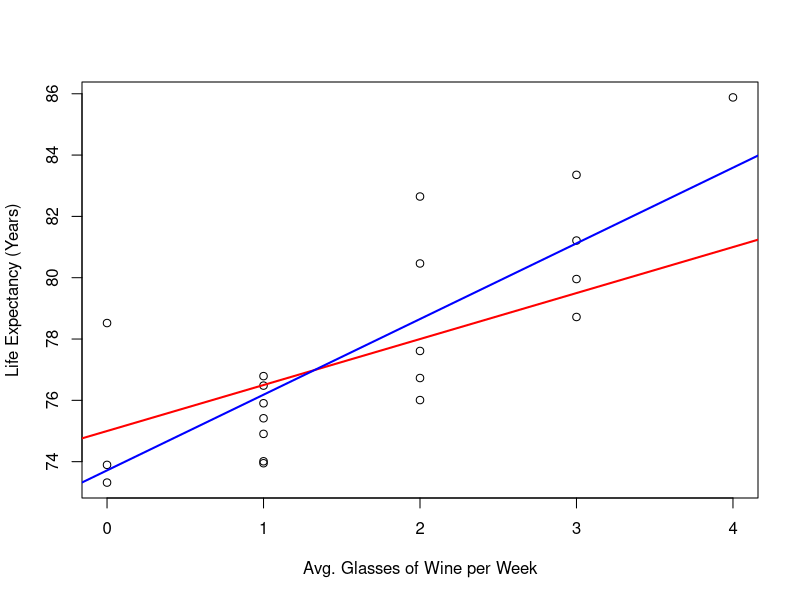
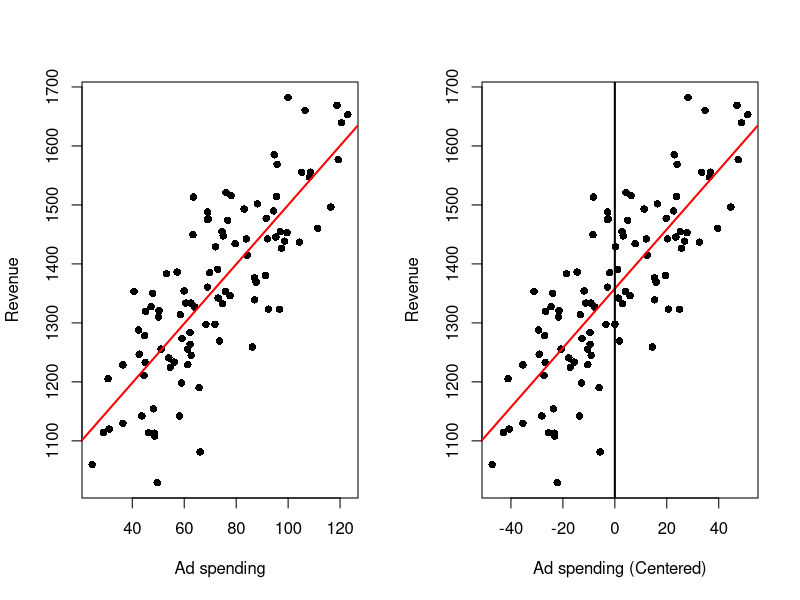
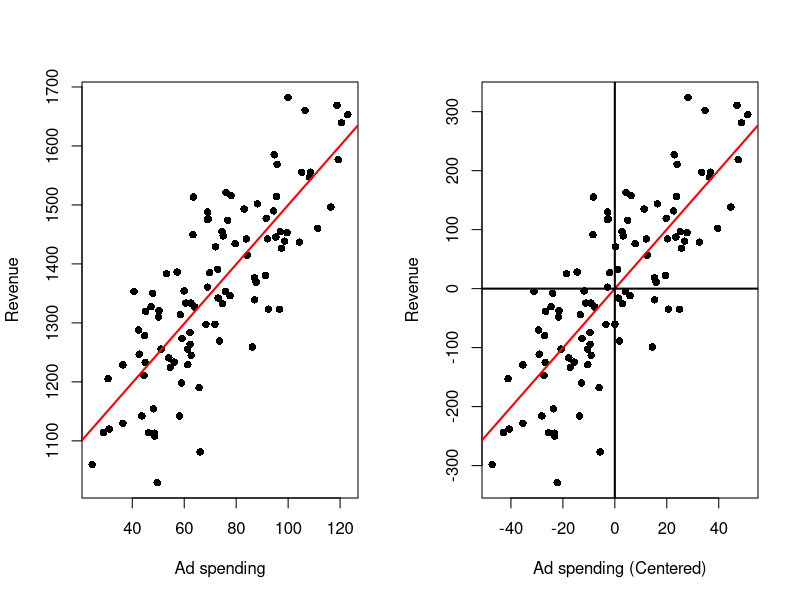
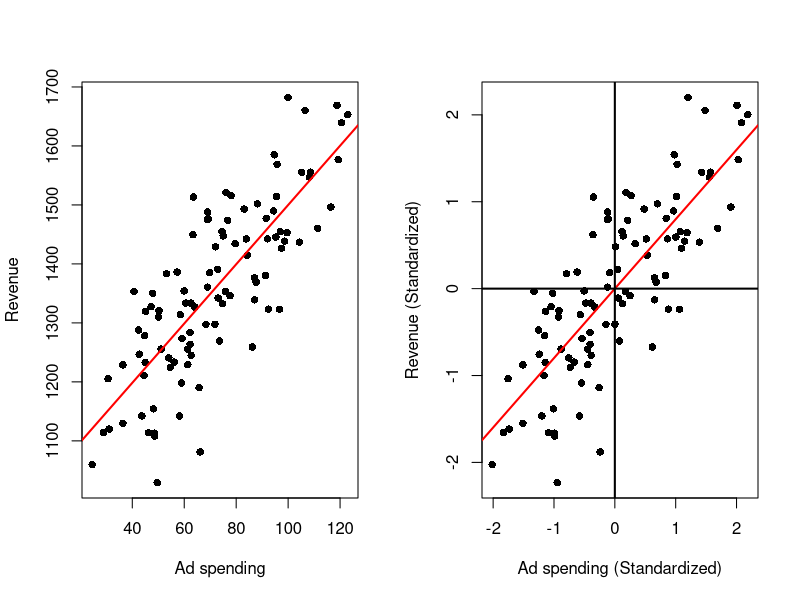
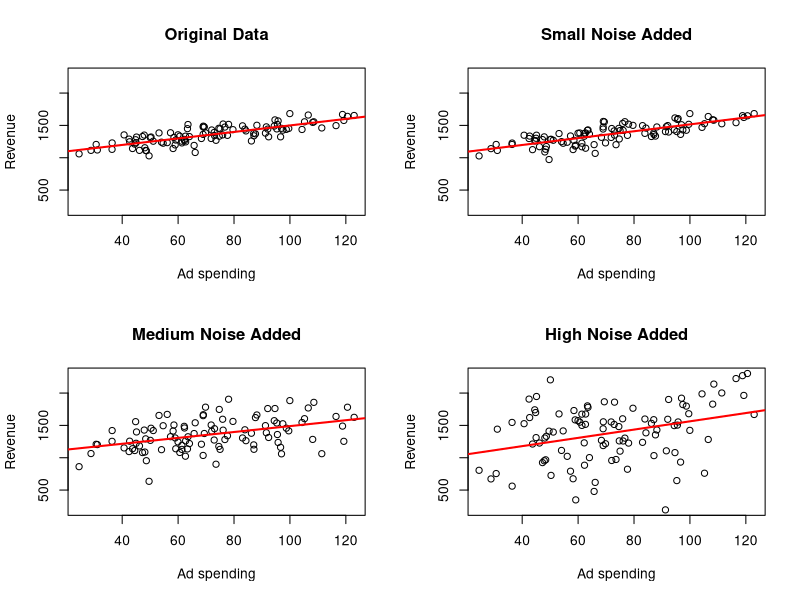
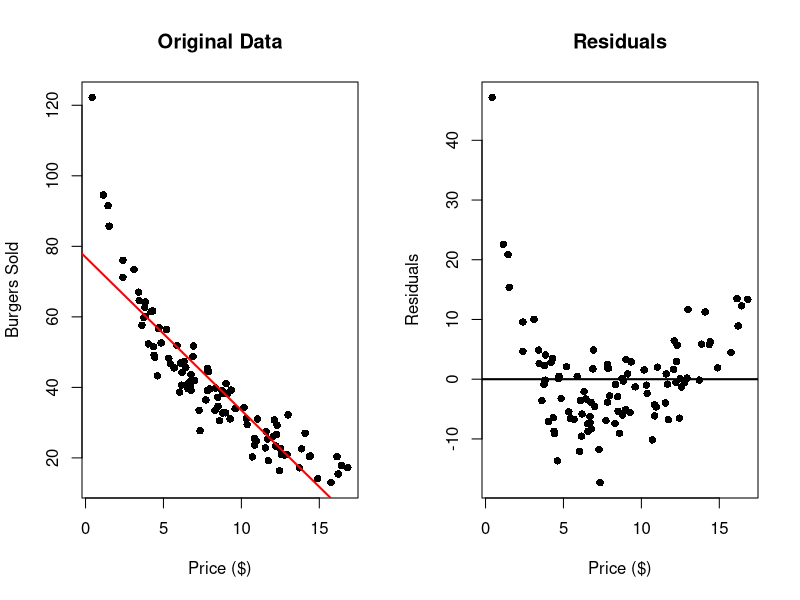
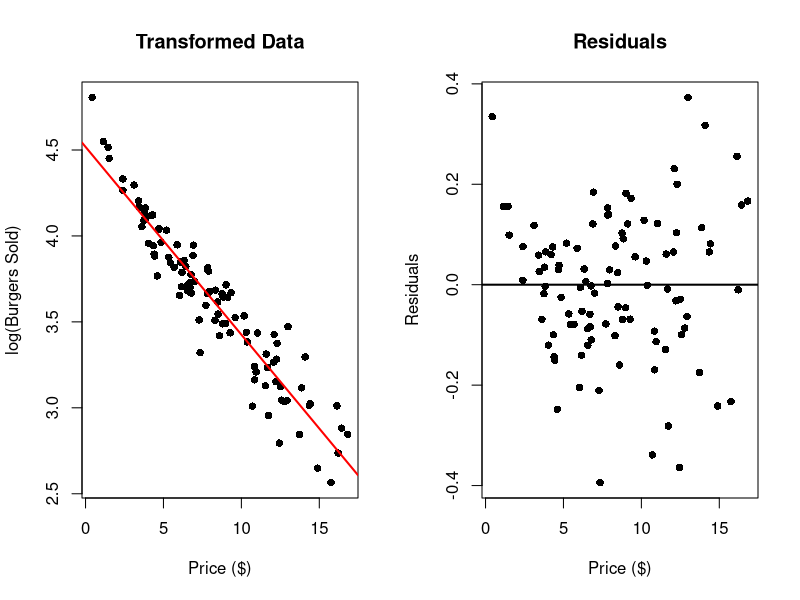
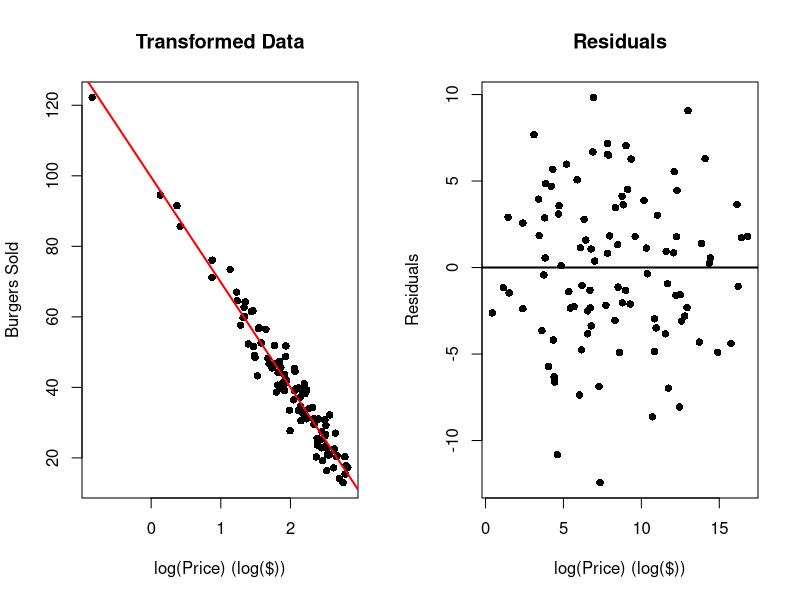

Write the R code that produced these figures, in order.
## ---- chunk 1
dat    <- read.csv(file = "Wine Data.csv")
outReg <- lm(Years ~ Glasses, data = dat)

plot(x    = dat$Glasses,
     y    = dat$Years,
     xlab = "Avg. Glasses of Wine per Week",
     ylab = "Life Expectancy (Years)")
abline(a   = 75,
       b   = 1.5,
       col = 'red',
       lwd = 2)
abline(a   = outReg$coefficients[1],
       b   = outReg$coefficients[2],
       col = 'blue',
       lwd = 2)
## ---- chunk 2
# Read Data
dat <- read.csv("Ad spending Data.csv")
# Assign data
x <- dat$Ad.Spending
y <- dat$Revenue
# Centers x
xCen <- x - mean(x)
# Linear regression on the original data
outRegOri <- lm(y ~ x)
# Linear regression on the centered data
outRegCen <- lm(y ~ xCen)
## Two plots in the same image
par(mfrow = c(1, 2))
## Original data
# Plots the points
plot(x    = x,
     y    = y,
     xlab = "Ad spending",
     ylab = "Revenue",
     pch  = 16)
# Plots the regression line
abline(a   = outRegOri$coefficients[1],
       b   = outRegOri$coefficients[2],
       col = 'red',
       lwd = 2)
## Explanatory Variable centered data
# Plots the points
plot(x    = xCen,
     y    = y,
     xlab = "Ad spending (Centered)",
     ylab = "Revenue",
     pch  = 16)
# Plots the regression line
abline(a   = outRegCen$coefficients[1],
       b   = outRegCen$coefficients[2],
       col = 'red',
       lwd = 2)
abline(v   = 0,
       lwd = 2)
## ---- chunk 3
# Read Data
dat <- read.csv("Ad spending Data.csv")
# Assign data
x <- dat$Ad.Spending
y <- dat$Revenue
# Centers x and y
xCen <- x - mean(x)
yCen <- y - mean(y)
# Linear regression on the original data
outRegOri <- lm(y ~ x)
# Linear regression on the centered data
outRegCen <- lm(yCen ~ xCen)
# Plots
## Two plots in the same image
par(mfrow = c(1, 2))
## Original data
# Plots the points
plot(x    = x,
     y    = y,
     xlab = "Ad spending",
     ylab = "Revenue",
     pch  = 16)
# Plots the regression line
abline(a   = outRegOri$coefficients[1],
       b   = outRegOri$coefficients[2],
       col = 'red',
       lwd = 2,
       pch = 16)
## Centered data
# Plots the points
plot(x    = xCen,
     y    = yCen,
     xlab = "Ad spending (Centered)",
     ylab = "Revenue",
     pch  = 16)
# Plots the regression line
abline(a   = outRegCen$coefficients[1],
       b   = outRegCen$coefficients[2],
       col = 'red',
       lwd = 2)
abline(v   = 0,
       lwd = 2)
abline(h   = 0,
       lwd = 2)
## ---- chunk 4
# Read Data
dat <- read.csv("Ad spending Data.csv")
# Assign data
x <- dat$Ad.Spending
y <- dat$Revenue
# Standardizes x and y
xSta <- (x - mean(x))/sqrt(var(x))
ySta <- (y - mean(y))/sqrt(var(y))
# Linear regression on the original data
outRegOri <- lm(y ~ x)
# Linear regression on the standard data
outRegSta <- lm(ySta ~ xSta)
# Plots
## Two plots in the same image
par(mfrow = c(1, 2))
## Original data
# Plots the points
plot(x    = x,
     y    = y,
     xlab = "Ad spending",
     ylab = "Revenue",
     pch  = 16)
# Plots the regression line
abline(a   = outRegOri$coefficients[1],
       b   = outRegOri$coefficients[2],
       col = 'red',
       lwd = 2)
## Standard data
# Plots the points
plot(x    = xSta,
     y    = ySta,
     xlab = "Ad spending (Standardized)",
     ylab = "Revenue (Standardized)",
     pch  = 16)
# Plots the regression line
abline(a   = outRegSta$coefficients[1],
       b   = outRegSta$coefficients[2],
       col = 'red',
       lwd = 2)
abline(v   = 0,
       lwd = 2)
abline(h   = 0,
       lwd = 2)
## ---- chunk 5
# Sets seed for noise randomness
set.seed(9142025)
# Read Data
dat <- read.csv("Ad spending Data.csv")
# Assign data
x <- dat$Ad.Spending
y <- dat$Revenue

# Adds Noise
yNoiLe1 <- y + rnorm(n = 100, sd =  50)
yNoiLe2 <- y + rnorm(n = 100, sd = 200)
yNoiLe3 <- y + rnorm(n = 100, sd = 500)

# Auxiliary Variables
ymax <- max(y, yNoiLe1, yNoiLe2, yNoiLe3)
ymin <- min(y, yNoiLe1, yNoiLe2, yNoiLe3)
xmax = max(x)
xmin = min(x)

# Performs Linear Regression
outRegOri    <- lm(y ~ x)
outRegNoiLe1 <- lm(yNoiLe1 ~ x)
outRegNoiLe2 <- lm(yNoiLe2 ~ x)
outRegNoiLe3 <- lm(yNoiLe3 ~ x)

# Plots
par(mfrow = c(2, 2))

plot(x    = x,
     y    = y,
     xlab = "Ad spending",
     ylab = "Revenue",
     main = "Original Data",
     ylim = c(ymin, ymax),
     xlim = c(xmin, xmax))
# Plots the regression line
abline(a   = outRegOri$coefficients[1],
       b   = outRegOri$coefficients[2],
       col = 'red',
       lwd = 2)
plot(x    = x,
     y    = yNoiLe1,
     xlab = "Ad spending",
     ylab = "Revenue",
     main = "Small Noise Added",
     ylim = c(ymin, ymax),
     xlim = c(xmin, xmax))
# Plots the regression line
abline(a   = outRegNoiLe1$coefficients[1],
       b   = outRegNoiLe1$coefficients[2],
       col = 'red',
       lwd = 2)
plot(x    = x,
     y    = yNoiLe2,
     xlab = "Ad spending",
     ylab = "Revenue",
     main = "Medium Noise Added",
     ylim = c(ymin, ymax),
     xlim = c(xmin, xmax))
# Plots the regression line
abline(a   = outRegNoiLe2$coefficients[1],
       b   = outRegNoiLe2$coefficients[2],
       col = 'red',
       lwd = 2)
plot(x    = x,
     y    = yNoiLe3,
     xlab = "Ad spending",
     ylab = "Revenue",
     main = "High Noise Added",
     ylim = c(ymin, ymax),
     xlim = c(xmin, xmax))
# Plots the regression line
abline(a   = outRegNoiLe3$coefficients[1],
       b   = outRegNoiLe3$coefficients[2],
       col = 'red',
       lwd = 2)

print("Original Data LM summary")
summary(outRegOri)
print("Level 1 LM summary")
summary(outRegNoiLe1)
print("Level 2 LM summary")
summary(outRegNoiLe2)
print("Level 3 LM summary")
summary(outRegNoiLe3)
## ---- chunk 6
dat <- read.csv("Burger Data.csv")

outReg <- lm(Burgers ~ Price, data = dat)

# Original Data
par(mfrow = c(1, 2))
plot(x    = dat$Price,
     y    = dat$Burgers,
     xlab = "Price ($)",
     ylab = "Burgers Sold",
     main = "Original Data",
     pch  = 16)
abline(a   = outReg$coefficients[1],
       b   = outReg$coefficients[2],
       col = 'red',
       lwd = 2)
# Residuals
plot(x = dat$Price,
     y = outReg$residuals,
     xlab = "Price ($)",
     ylab = "Residuals",
     main = "Residuals",
     pch  = 16)
abline(h   = 0,
       lwd = 2)
## ---- chunk 7
dat <- read.csv("Burger Data.csv")

outReg <- lm(log(Burgers) ~ Price, data = dat)

# Original Data
par(mfrow = c(1, 2))
plot(x    = dat$Price,
     y    = log(dat$Burgers),
     xlab = "Price ($)",
     ylab = "log(Burgers Sold)",
     main = "Transformed Data",
     pch  = 16)
abline(a   = outReg$coefficients[1],
       b   = outReg$coefficients[2],
       col = 'red',
       lwd = 2)
# Residuals
plot(x = dat$Price,
     y = outReg$residuals,
     xlab = "Price ($)",
     ylab = "Residuals",
     main = "Residuals",
     pch  = 16)
abline(h   = 0,
       lwd = 2)
## ---- chunk 8
dat <- read.csv("Burger Data.csv")

outReg <- lm(Burgers ~ log(Price), data = dat)

# Original Data
par(mfrow = c(1, 2))
plot(x    = log(dat$Price),
     y    = dat$Burgers,
     xlab = "log(Price) (log($))",
     ylab = "Burgers Sold",
     main = "Transformed Data",
     pch  = 16)
abline(a   = outReg$coefficients[1],
       b   = outReg$coefficients[2],
       col = 'red',
       lwd = 2)
# Residuals
plot(x = dat$Price,
     y = outReg$residuals,
     xlab = "log(Price) (log($))",
     ylab = "Residuals",
     main = "Residuals",
     pch  = 16)
abline(h   = 0,
       lwd = 2)
## ---- chunk 9
dat <- read.csv("Burger Data.csv")

x <- dat$Price
y <- dat$Burgers

outRegOri <- lm(y ~ x)
outRegTr1 <- lm(log(y) ~ x)
outRegTr2 <- lm(y ~ log(x))

summary(outRegOri)
summary(outRegTr1)
summary(outRegTr2)
## ---- chunk 10
dat <- read.csv("Height Data.csv")

outReg <- lm(Height ~ Age, data = dat)

# Original Data
par(mfrow = c(1, 2))
plot(x    = dat$Age,
     y    = dat$Height,
     xlab = "Age (years)",
     ylab = "Height (in)",
     main = "Original Data",
     pch  = 16)
abline(a   = outReg$coefficients[1],
       b   = outReg$coefficients[2],
       col = 'red',
       lwd = 2)
# Residuals
plot(x = dat$Age,
     y = outReg$residuals,
     xlab = "Age (years)",
     ylab = "Residuals (in)",
     main = "Residuals",
     pch  = 16)
abline(h   = 0,
       lwd = 2)
## ---- chunk 11
dat <- read.csv("Wine Data.csv")

x <- dat$Glasses
y <- dat$Years

ymin <- min(y, max(y) - 22)
ymax <- max(y, min(y) + 22)
xmin <- min(x)
xmax <- max(x)

par(mfrow = c(2, 2))
# No Outliers
outRegNoo <- lm(y ~ x)
plot(x    = x,
     y    = y,
     ylim = c(ymin, ymax),
     xlim = c(xmin, xmax),
     xlab = "Average Glasses per Week",
     ylab = "Life Expectancy",
     main = "No Outliers",
     pch  = 16)
abline(a   = outRegNoo$coefficients[1],
       b   = outRegNoo$coefficients[2],
       col = 'red',
       lwd = 2)

# Outlier on the left side
# Adds Observation
x <- c(x, 0)
y <- c(y, 90)
outRegLef <- lm(y ~ x)
plot(x    = x,
     y    = y,
     ylim = c(ymin, ymax),
     xlim = c(xmin, xmax),
     xlab = "Average Glasses per Week",
     ylab = "Life Expectancy",
     main = "Outlier Left",
     pch  = 16)
points(x   = x[21],
       y   = y[21],
       pch = 16,
       col = 'blue')
abline(a   = outRegLef$coefficients[1],
       b   = outRegLef$coefficients[2],
       col = 'red',
       lwd = 2)
# Outlier on the right side
# Adds Observation
x[21] <- 4
y[21] <- 68
outRegRig <- lm(y ~ x)
plot(x    = x,
     y    = y,
     ylim = c(ymin, ymax),
     xlim = c(xmin, xmax),
     xlab = "Average Glasses per Week",
     ylab = "Life Expectancy",
     main = "Right Outliers",
     pch  = 16)
points(x   = x[21],
       y   = y[21],
       pch = 16,
       col = 'blue')
abline(a   = outRegRig$coefficients[1],
       b   = outRegRig$coefficients[2],
       col = 'red',
       lwd = 2)
# Outlier on the right side
# Adds Observation
x[21] <- 2
y[21] <- 95
outRegCen <- lm(y ~ x)
plot(x    = x,
     y    = y,
     ylim = c(ymin, ymax),
     xlim = c(xmin, xmax),
     xlab = "Average Glasses per Week",
     ylab = "Life Expectancy",
     main = "Center Outliers",
     pch  = 16)
points(x   = x[21],
       y   = y[21],
       pch = 16,
       col = 'blue')
abline(a   = outRegCen$coefficients[1],
       b   = outRegCen$coefficients[2],
       col = 'red',
       lwd = 2)
## ---- chunk 12
x <- dat$Glasses
y <- dat$Years

ymin <- min(outRegNoo$residuals, outRegLef$residuals, outRegRig$residuals, outRegCen$residuals)
ymax <- max(outRegNoo$residuals, outRegLef$residuals, outRegRig$residuals, outRegCen$residuals)
xmin <- min(x)
xmax <- max(x)

par(mfrow = c(2, 2))
plot(x    = dat$Glasses,
     y    = outRegNoo$residuals,
     ylim = c(ymin, ymax),
     xlim = c(xmin, xmax),
     xlab = "Average Glasses per Week",
     ylab = "Residuals",
     main = "No Outliers",
     pch = 16)
abline(h   = 0,
       lwd = 2)

# Outlier on the left side
x[21] <- 0
y[21] <- 90
plot(x    = x,
     y    = outRegLef$residuals,
     ylim = c(ymin, ymax),
     xlim = c(xmin, xmax),
     xlab = "Average Glasses per Week",
     ylab = "Residuals",
     main = "Left Outlier",
     pch = 16)
abline(h   = 0,
       lwd = 2)
# Outlier on the right side
# Adds Observation
x[21] <- 4
y[21] <- 68
plot(x    = x,
     y    = outRegRig$residuals,
     ylim = c(ymin, ymax),
     xlim = c(xmin, xmax),
     xlab = "Average Glasses per Week",
     ylab = "Residuals",
     main = "Right Outlier",
     pch = 16)
abline(h   = 0,
       lwd = 2)
# Outlier on the center
# Adds Observation
x[21] <- 2
y[21] <- 95
plot(x    = x,
     y    = outRegCen$residuals,
     ylim = c(ymin, ymax),
     xlim = c(xmin, xmax),
     xlab = "Average Glasses per Week",
     ylab = "Residuals",
     main = "Center Outlier",
     pch = 16)
abline(h   = 0,
       lwd = 2)
## ---- chunk 13
summary(outRegNoo)
summary(outRegLef)
summary(outRegRig)
summary(outRegCen)
## ---- chunk 14
dat <- read.csv("Height Data.csv")

# Fits linear Model
outReg <- lm(dat$Height ~ dat$Age)

# Plots residuals for each sex
ymin <- min(outReg$residuals)
ymax <- max(outReg$residuals)

par(mfrow=c(1, 2))
plot(x = dat$Age[dat$Sex == 1],
     y = outReg$residuals[dat$Sex == 1],
     ylim = c(ymin, ymax),
     xlab = "Age",
     ylab = "Residuals",
     main = "Males",
     pch  = 16)
abline(h   = 0,
       lwd = 2)
plot(x = dat$Age[dat$Sex == 0],
     y = outReg$residuals[dat$Sex == 0],
     ylim = c(ymin, ymax),
     xlab = "Age",
     ylab = "Residuals",
     main = "Females",
     pch  = 16)
abline(h   = 0,
       lwd = 2)
## ---- chunk 15
### Holdout Validation Example
set.seed(2026)

# Read Data
dat <- read.csv(file = "Burger Data.csv")

# Saves Variables
x <- dat$Price
y <- dat$Burgers

# Data Exploration
par(mfrow = c(1, 1))
plot(x = x,
     y = y,
     xlab = "Price ($)",
     ylab = "Burgers",
     pch  = 16)

# Number of Observations
n <- length(y)

# Training Set Size
traSiz <- 0.8

# Training Set
refInd <- sample(x = 1:n, size = n, replace = FALSE)
traInd <- refInd[1:ceiling(n * traSiz)]
yTra   <- y[traInd]
xTra   <- x[traInd]

# Validation Set
yTes <- y[-traInd]
xTes <- x[-traInd]


# Model 1
# Fit Model using the Training Data
traOut1 <- lm(yTra ~ xTra)

# Validation Predictions
yPre <- traOut1$coefficients[1] + traOut1$coefficients[2] * xTes

# MSE Validation 1
mseVal1 <- mean((yTes - yPre)^2)

# Model 2 (Explanatory Variable Log-transformed)
xTrf <- log(xTra)

# Fit Model using the Training Data
traOut2 <- lm(yTra ~ xTrf)

# Validation Predictions
yPre <- traOut2$coefficients[1] + traOut2$coefficients[2] * log(xTes)

# MSE
mseVal2 <- mean((yTes - yPre)^2)

# Model 3 (Response Transformed)
yTrf <- log(yTra)

# Fit Model using the Training Data
traOut3 <- lm(yTrf ~ xTra)

# Validation Predictions
yPre <- exp(traOut3$coefficients[1] + traOut3$coefficients[2] * xTes)

# MSE
mseVal3 <- mean((yTes - yPre)^2)

# Results Table
tab           <- c(mseVal1, mseVal2, mseVal3)
tab           <- as.data.frame(tab)
tab           <- cbind(c("Model 1", "Model 2", "Model 3"), tab)
colnames(tab) <- c("Model", "MSE")
print(tab)

# Fit Plots
par(mfrow = c(2, 3))
# In Sample Fit
plot(x = xTra,
     y = yTra,
     xlab = "Price ($)",
     ylab = "Burgers",
     main = "In Sample Fit Model 1",
     pch  = 16)
abline(a = traOut1$coefficients[1], b = traOut1$coefficients[2], lwd = 2, col = 'red')
plot(x = log(xTra),
     y = yTra,
     xlab = "log(Price) ($)",
     ylab = "Burgers",
     main = "In Sample Fit Model 2",
     pch  = 16)
abline(a = traOut2$coefficients[1], b = traOut2$coefficients[2], lwd = 2, col = 'red')
plot(x = xTra,
     y = log(yTra),
     xlab = "Price ($)",
     ylab = "log(Burgers)",
     main = "In Sample Fit Model 3",
     pch  = 16)
abline(a = traOut3$coefficients[1], b = traOut3$coefficients[2], lwd = 2, col = 'red')
## Out of Sample Fit
plot(x = xTes,
     y = yTes,
     xlab = "Price ($)",
     ylab = "Burgers",
     main = "Out of Sample Fit Model 1",
     pch  = 16)
abline(a = traOut1$coefficients[1], b = traOut1$coefficients[2], lwd = 2, col = 'red')
plot(x = log(xTes),
     y = yTes,
     xlab = "log(Price) ($)",
     ylab = "Burgers",
     main = "Out of Sample Fit Model 2",
     pch  = 16)
abline(a = traOut2$coefficients[1], b = traOut2$coefficients[2], lwd = 2, col = 'red')
plot(x = xTes,
     y = log(yTes),
     xlab = "Price ($)",
     ylab = "log(Burgers)",
     main = "Out of Sample Fit Model 3",
     pch  = 16)
abline(a = traOut3$coefficients[1], b = traOut3$coefficients[2], lwd = 2, col = 'red')
## ---- chunk 16
### Cross Validation Example
set.seed(2026)

# Read Data
dat <- read.csv(file = "Burger Data.csv")

# Saves Variables
x <- dat$Price
y <- dat$Burgers

# Number of Observations
n <- length(y)

# Number of Folds
numFol <- 10
# Fold Size
sizFol <- round(n / numFol)

# List Containing the Fold indices
fol <- list()
# Select Fold Indices
# Initialization
ind <- 1:n
for(i in 1:numFol){
  # Computes the remaining number of indices
  numInd   <- length(ind)
  # Randomly selects indices from the remaining indices
  indFol   <- sample(x = 1:length(ind), size = sizFol, replace = FALSE)
  # Saves the indices to the list of Fold Indices
  fol[[i]] <- ind[indFol]
  # Removes the indices from the indices vector
  ind      <- ind[- indFol]
}

# Models to try
X <- cbind(x, log(x),      x, log(x))
Y <- cbind(y,      y, log(y), log(y))

# Number of Models to compare
numMod <- dim(Y)[2]
# Saves the validation metric for each model and each fold 
matMet <- matrix(data = NA, nrow = numFol, ncol = numMod)


par(mfrow=c(2, 2))
# Loops through the models
for(k in 1:numMod){
  yMod <- Y[, k]
  xMod <- X[, k]
  # Plots Transformed Data (All)
  if(k == 1){
    plot(x = xMod,
       y = yMod,
       xlab = "Price ($)",
       ylab = "Burgers",
       main = paste0("Model ", k),
       pch  = 16)
  } else if(k == 2) {
    plot(x = xMod,
       y = yMod,
       xlab = "log(Price) ($)",
       ylab = "Burgers",
       main = paste0("Model ", k),
       pch  = 16)
  } else if(k == 3){
    plot(x = xMod,
       y = yMod,
       xlab = "Price ($)",
       ylab = "log(Burgers)",
       main = paste0("Model ", k),
       pch  = 16)
  } else {
    plot(x = xMod,
       y = yMod,
       xlab = "log(Price) ($)",
       ylab = "log(Burgers)",
       main = paste0("Model ", k),
       pch  = 16)
  }
  
  # Plots Regression Line (All)
  outReg   <- lm(yMod ~ xMod)
  abline(a   = outReg$coefficients[1],
         b   = outReg$coefficients[2],
         col = 'red',
         lwd = 2)
  metFol <- numeric(length = numFol)
  # Loops through the folds
  for(i in 1:numFol){
    # At Each Fold do Linear Regression without the test set
    outReg   <- lm(yMod[-fol[[i]]] ~ xMod[-fol[[i]]])
    # Evaluate Out of Sample
    yHatOut   <- outReg$coefficients[1] + outReg$coefficients[2] * xMod[fol[[i]]] 
    if(k >= 3 ){
      metEva    <- mean((exp(yMod[fol[[i]]]) - exp(yHatOut))^2)
    } else {
      metEva    <- mean((yMod[fol[[i]]] - yHatOut)^2)
    }
    metFol[i] <- metEva
  }
  matMet[, k] <- metFol
}

# Box plot of the MSE
par(mfrow=c(1, 1))
boxplot(matMet, outline = FALSE, xaxt = "n", xlab = "Models", ylab = "MSE")
axis(side = 1, at = c(1, 2, 3, 4), labels = c("y~x", "y~log(x)", "log(y)~x", "log(y)~log(x)"))

# Displays the Results of Cross-Validation
tab <- data.frame(colMeans(matMet))
tab <- cbind(c("Model 1", "Model 2", "Model 3", "Model 4"), tab)
tab <- cbind(tab, apply(X = matMet, MARGIN = 2, FUN = sd))
colnames(tab) <- c("Model", "Mean", "SD")
knitr::kable(tab, digits = 2)
